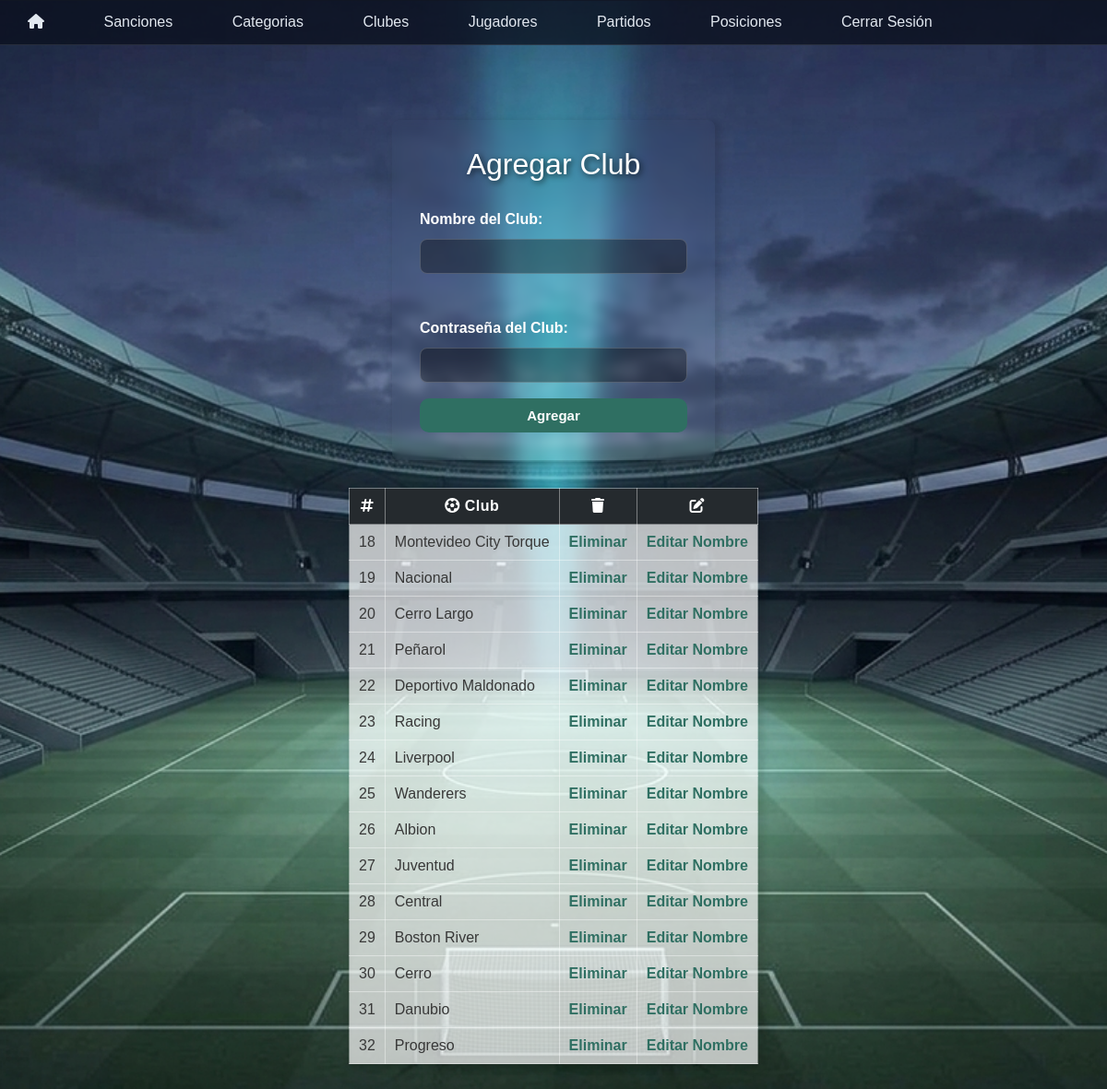
Screenshot of /clubes/gestionClubes.php with the database file from the repository.
### tables this page shows
CREATE TABLE `club` (
  `id` int(11) NOT NULL,
  `nombre` varchar(100) NOT NULL,
  `logo` varchar(255) DEFAULT NULL,
  `activo` tinyint(1) NOT NULL DEFAULT 1,
  `password` varchar(255) NOT NULL
);

### clubes/gestionClubes.php (the view, shortened to what this page needs)
<?php
$conn = mysqli_connect("localhost", "root", "", "liga");
$sql = "SELECT * FROM club";
$resultado = mysqli_query($conn, $sql);
?>
<!DOCTYPE html>
<html lang="es">
<head>
    <link rel="stylesheet" href="https://cdnjs.cloudflare.com/ajax/libs/font-awesome/6.5.2/css/all.min.css">
    <link rel="stylesheet" href="clubes.css">
</head>
<body>
    <header>
        <nav>
            <?php include '../nav/nav.php'; ?>
        </nav>
    </header>
        <form action="guardarClub.php" method="post">
            <h1>Agregar Club</h1>
            <label for="nombreClub">Nombre del Club:</label>
            <input type="text" id="nombreClub" name="nombreClub" required="Nombre del Club" class="nombreClub" value="">
            <br><br>
            <label for="contraseña">Contraseña del Club:</label>
            <input type="number" id="contraseña" name="Contraseña del Club" required="Contraseña del Club" class="contraseña" value="">
            <input type="submit" value="Agregar" class="Agregar">
        </form>
    <div class="Tabla">
    <table class="tablaClubes">
        <tr>
            <th><i class="fa-solid fa-hashtag"></i></th>
            <th><i class="fa-solid fa-futbol"></i> Club</th>
            <th><i class="fa-solid fa-trash"></i></th>
            <th><i class="fa-solid fa-pen-to-square"></i></th>
        </tr>
        <?php
        while ($fila = mysqli_fetch_assoc($resultado)) {
            echo "<tr>";
            echo "<td>" . $fila["id"] . "</td>";
            echo "<td>" . $fila["nombre"] . "</td>";
            echo "<td><a href='eliminarClub.php?id=" . $fila["id"] . "'>Eliminar</a></td>";
            echo "<td><a href='editarClub.php?id=" . $fila["id"] . "'>Editar Nombre</a></td>";
            echo "</tr>";
        }
        ?>
    </table>
    </div>
</body>
</html>

### clubes/clubes.css (style rules this page uses)
body { margin:0; background-image: url("../imagenes/BG.png"); background-size:cover; background-position:center; background-attachment:fixed; font-family:Arial, Helvetica, sans-serif; }
header { height:50px; }
form { display:flex; flex-direction:column; align-items:center; width:350px; box-sizing:border-box; margin:80px auto 0; padding:30px; border-radius:8px; box-shadow:3px 3px 6px 3px rgba(0,0,0,0.1); backdrop-filter:blur(5px); gap:7px; }
form input[type="text"], form input[type="date"], form input[type="number"], form select { width:100%; box-sizing:border-box; padding:10px; border:1px solid rgba(255, 255, 255, 0.18); color: white; border-radius:8px; background:rgba(0, 0, 0, 0.35); font-size:14px; outline:none; transition:.3s; display: block; box-sizing: border-box; }
form input[type="submit"] { width:100%; padding:10px; margin-top:10px; border:none; border-radius:10px; background:#2F6F62; color:white; font-size:15px; font-weight:bold; cursor:pointer; transition:.3s; }
form h1 { font-weight:normal; text-align:center; text-shadow:3px 3px 5px rgba(0,0,0,0.3); margin:0 0 25px; color:white; text-shadow:2px 2px 6px rgba(0,0,0,.7); }
form label { align-self:flex-start; font-weight:bold; color: #FFFF; margin-bottom: 5px; }
.Tabla { display:flex; width:fit-content; margin:30px auto 0; border-radius:8px; box-shadow:3px 3px 6px 3px rgba(0,0,0,0.1); margin-bottom:30px; }
.tablaClubes { border-collapse:collapse; }
.tablaClubes th, .tablaClubes td { border:1px solid rgba(255,255,255,0.4); padding:10px; }
.tablaClubes th { background:#252A2E; color:white; font-weight:700; letter-spacing:.5px; }
.tablaClubes td { background:rgba(255,255,255,0.7); color:#383838; }
.tablaClubes a { text-decoration:none; color:#2F6F62; font-weight:bold; }

### nav/nav.css (style rules this page uses)
nav { background: rgba(10, 15, 28, 0.75) !important; backdrop-filter: blur(12px); border-bottom: 1px solid rgba(255, 255, 255, 0.1); position: fixed; top: 0; left: 0; width: 100%; z-index: 1000; gap:30px; justify-content:center; }

### rows the page displays
club: id "18", nombre "Montevideo City Torque"
club: id "19", nombre "Nacional"
club: id "20", nombre "Cerro Largo"
club: id "21", nombre "Peñarol"
club: id "22", nombre "Deportivo Maldonado"
club: id "23", nombre "Racing"
club: id "24", nombre "Liverpool"
club: id "25", nombre "Wanderers"
club: id "26", nombre "Albion"
club: id "27", nombre "Juventud"
club: id "28", nombre "Central"
club: id "29", nombre "Boston River"
club: id "30", nombre "Cerro"
club: id "31", nombre "Danubio"
club: id "32", nombre "Progreso"
